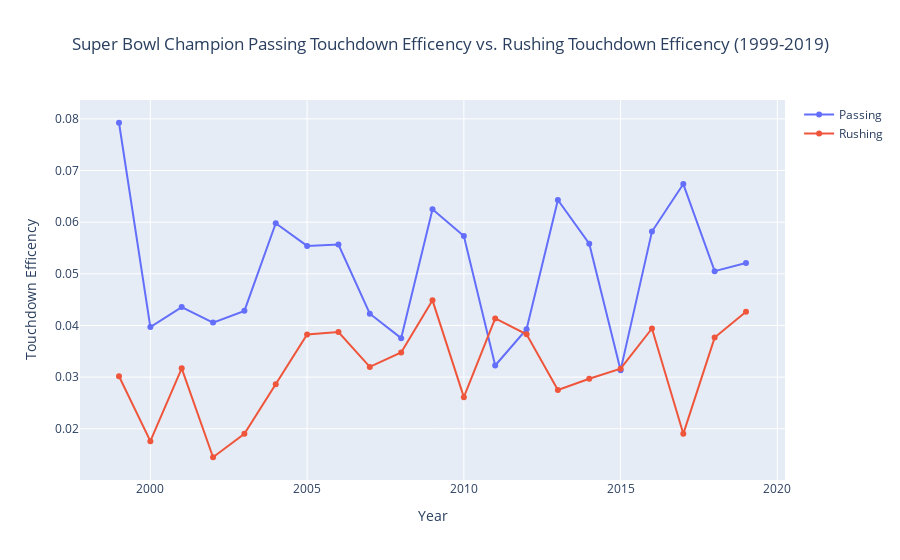

Write notebook code for a chart like this one.
### Code cell
fig = go.Figure()
fig.add_trace(go.Scatter(x = df1['Year'], y = df1['SBC_P_TD_Efficency'],mode='lines+markers', name = 'Passing'))
fig.add_trace(go.Scatter(x = df1['Year'], y = df1['SBC_R_TD_Efficency'],mode='lines+markers', name = 'Rushing'))

fig.update_layout(
    title=' Super Bowl Champion Passing Touchdown Efficency vs. Rushing Touchdown Efficency (1999-2019)',
    title_x=0.5,
    xaxis_title="Year",
    yaxis_title="Touchdown Efficency",
)

fig.show()

### Figure 1 — Plotly figure (JSON) as saved in the notebook; plotly's stock layout.template omitted (floating-point values rounded to 4 significant figures)
{"data": [{"mode": "lines+markers", "name": "Passing", "type": "scatter", "x": [2019, 2018, 2017, 2016, 2015, 2014, 2013, 2012, 2011, 2010, 2009, 2008, 2007, 2006, 2005, 2004, 2003, 2002, 2001, 2000, 1999], "y": [0.05208, 0.05052, 0.06738, 0.05818, 0.03135, 0.05583, 0.06429, 0.03929, 0.03226, 0.0573, 0.0625, 0.03755, 0.04228, 0.05566, 0.05541, 0.05979, 0.04283, 0.04056, 0.04357, 0.03968, 0.07925]}, {"mode": "lines+markers", "name": "Rushing", "type": "scatter", "x": [2019, 2018, 2017, 2016, 2015, 2014, 2013, 2012, 2011, 2010, 2009, 2008, 2007, 2006, 2005, 2004, 2003, 2002, 2001, 2000, 1999], "y": [0.04267, 0.03766, 0.01903, 0.03942, 0.03163, 0.02968, 0.0275, 0.03829, 0.04136, 0.02613, 0.04487, 0.03478, 0.03198, 0.03872, 0.03825, 0.02863, 0.01903, 0.01449, 0.03171, 0.01761, 0.03016]}], "layout": {"title": {"text": " Super Bowl Champion Passing Touchdown Efficency vs. Rushing Touchdown Efficency (1999-2019)", "x": 0.5}, "xaxis": {"title": {"text": "Year"}}, "yaxis": {"title": {"text": "Touchdown Efficency"}}}}
